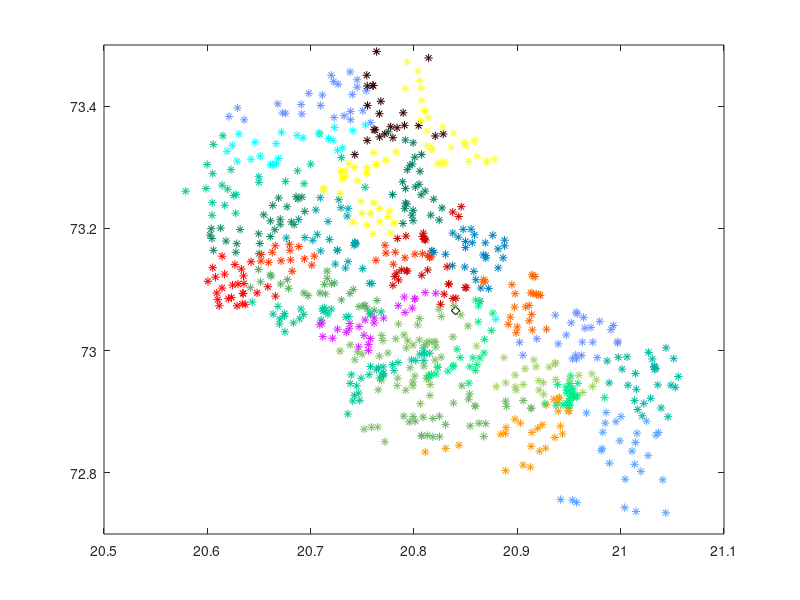

MATLAB code to generate this figure:
%%%%%%%%%%%%%%%%%%%%%%%%%%%%%%%%%%%%%%%%%%%%%%%%%%%%%%%%
% Visualize the current data and analyze the scenario  %
%%%%%%%%%%%%%%%%%%%%%%%%%%%%%%%%%%%%%%%%%%%%%%%%%%%%%%%%
clc; clear all;
load('clusterdata.mat'); % copies route_nos, X, Y in data, time_routes

KITCHEN_X = [20.840249];
KITCHEN_Y = [73.065424];

%% COLOR MAPS
colormap = [hot(15); winter(15); summer(15); cool(15)];
randRows = randi(size(colormap, 1), [28, 1]);
randCols = colormap(randRows, :);
%% PLOT
plot(KITCHEN_X, KITCHEN_Y, 'Color', 'k', 'Marker', 'd');
hold on
for i = 1:length(data)
  plot(data(i,2), data(i,3), 'Color', randCols(data(i,1), :), 'Marker', '*');
end
axis([20.5 21.1 72.7 73.5]); % select custom axis scale
